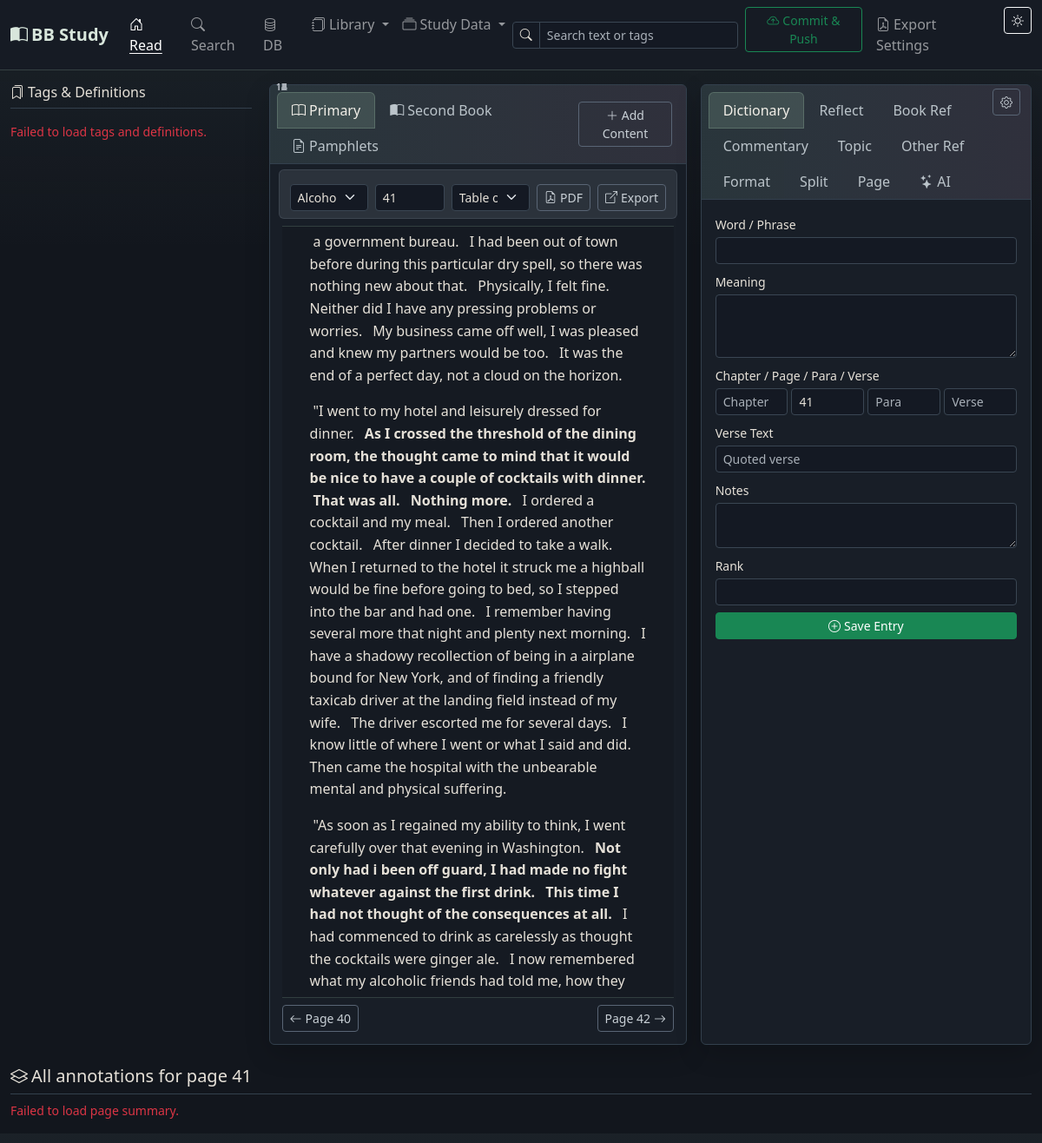
The page / on the database its author committed.
### app/models.py (models this page shows, shortened)
class Setting(db.Model):
    __tablename__ = 'settings'
    id = db.Column(db.Integer, primary_key=True)
    key = db.Column(db.String(100), unique=True, nullable=False)
    value = db.Column(db.Text, default='')

class BookContent(db.Model):
    __tablename__ = 'book_content'
    id = db.Column(db.Integer, primary_key=True)
    book_id = db.Column(db.Integer, db.ForeignKey('books.id'), nullable=False)
    content_mode = db.Column(db.String(20), nullable=False, default='sentence')
    chapter_number = db.Column(db.String(20))
    chapter_name = db.Column(db.String(100))
    chapter = db.Column(db.String(100))
    page = db.Column(db.String(20))
    relative_page_number = db.Column(db.Integer)
    paragraph = db.Column(db.Integer)
    verse = db.Column(db.Integer)
    content = db.Column(db.Text, nullable=False)
    created_at = db.Column(db.DateTime, default=datetime.utcnow)
    topics = db.relationship('ContentTopic', backref='content', lazy=True,
                             cascade='all, delete-orphan',
                             foreign_keys='ContentTopic.book_content_id')

### app/routes/main.py (the view)
@main_bp.route('/')
def index():
    theme = get_theme()
    book_id = request.args.get('book_id', type=int)
    current_book = Book.query.get(book_id) if book_id else get_current_book()
    current_page = request.args.get('page') or (
        get_book_page(current_book.id, get_current_page()) if current_book else get_current_page()
    )
    content_mode = 'sentence'
    secondary_book_id = request.args.get('secondary_book_id', type=int)
    secondary_book = Book.query.get(secondary_book_id) if secondary_book_id else get_current_secondary_book()
    secondary_page = request.args.get('secondary_page') or (
        get_secondary_book_page(secondary_book.id, '1') if secondary_book else '1'
    )
    secondary_content_mode = 'sentence'
    books = Book.query.order_by(Book.title).all()
    if current_book:
        _set_setting('current_book_id', current_book.id)
        if current_page:
            _set_setting('current_page', current_page)
            _set_setting(_book_position_key(current_book.id, 'page'), current_page)
    if secondary_book:
        _set_setting('current_secondary_book_id', secondary_book.id)
        if secondary_page:
            _set_setting(_secondary_book_position_key(secondary_book.id, 'page'), secondary_page)
    primary_state = _build_reader_state(current_book, current_page)
    secondary_state = _build_reader_state(secondary_book, secondary_page)
    return render_template('index.html',
                           theme=theme,
                           current_book=current_book,
                           current_page=current_page,
                           previous_page=primary_state['previous_page'],
                           next_page=primary_state['next_page'],
                           content_mode=content_mode,
                           page_content=primary_state['page_content'],
                           content_formats=primary_state['content_formats'],
                           toc_entries=primary_state['toc_entries'],
                           secondary_book=secondary_book,
                           secondary_page=secondary_page,
                           secondary_previous_page=secondary_state['previous_page'],
                           secondary_next_page=secondary_state['next_page'],
                           secondary_content_mode=secondary_content_mode,
                           secondary_page_content=secondary_state['page_content'],
                           secondary_content_formats=secondary_state['content_formats'],
                           secondary_toc_entries=secondary_state['toc_entries'],
                           books=books)

### app/templates/index.html (shortened to what this page needs)
{% extends 'base.html' %}
{% block navbar_tools %}
<div class="d-flex align-items-center gap-2 my-2 my-lg-0 me-lg-2">
  <div class="position-relative">
    <div class="input-group input-group-sm" style="width:260px;">
      <span class="input-group-text"><i class="bi bi-search"></i></span>
      <input id="readSearchQuery" type="text" class="form-control" placeholder="Search text or tags">
    </div>
  </div>
</div>
{% endblock %}
{% block content %}
<div class="row g-3">
  <aside class="col-xl-3 page-study-rail {% if not current_book %}d-none{% endif %}" aria-label="Tags and definitions">
    <div class="page-study-rail-inner">
      <h6 class="border-bottom pb-2 mb-3">
        <i class="bi bi-bookmarks me-1"></i>Tags &amp; Definitions
      </h6>
      <div id="pageStudyRail" class="page-study-stack">
      </div>
    </div>
  </aside>
  <div class="col-lg-7 {% if current_book %}col-xl-5{% else %}col-xl-7{% endif %}">
    <div class="card h-100">
      <div class="card-header d-flex justify-content-between align-items-center">
        <ul class="nav nav-tabs card-header-tabs" id="bookPaneTabs">
          <li class="nav-item">
            <button class="nav-link active" data-bs-toggle="tab" data-bs-target="#primaryBookPane">
              <i class="bi bi-book me-1"></i>Primary
            </button>
          </li>
          <li class="nav-item">
            <button class="nav-link" data-bs-toggle="tab" data-bs-target="#secondaryBookPane">
              <i class="bi bi-book-half me-1"></i>Second Book
            </button>
          </li>
          <li class="nav-item">
            <button class="nav-link" data-bs-toggle="tab" data-bs-target="#pamphletBookPane">
              <i class="bi bi-file-earmark-text me-1"></i>Pamphlets
            </button>
          </li>
        </ul>
        <button class="btn btn-sm btn-outline-secondary" data-bs-toggle="modal" data-bs-target="#addContentModal">
          <i class="bi bi-plus-lg"></i> Add Content
        </button>
      </div>
      <div class="card-body tab-content book-pane-body">
        <div class="tab-pane fade show active" id="primaryBookPane">
          <div class="reader-controls row g-2 align-items-center mb-2">
            <div class="col-12 col-md">
              <select id="bookSelect" class="form-select form-select-sm">
                {% for b in books %}
                  <option value="{{ b.id }}" {% if current_book and current_book.id == b.id %}selected{% endif %}>
                    {{ b.title }}
                  </option>
                {% endfor %}
              </select>
            </div>
            <div class="col-auto">
              <input id="pageInput" type="text" class="form-control form-control-sm" style="width:80px;"
                     value="{{ current_page }}" placeholder="Page">
            </div>
            {% if toc_entries %}
            <div class="col-12 col-md">
              <select id="primaryTocSelect" class="form-select form-select-sm">
                <option value="">Table of contents</option>
              </select>
            </div>
            {% endif %}
            <div class="col-auto">
              {% if current_book and current_book.pdf_path %}
                <a class="btn btn-sm btn-outline-secondary" href="{{ url_for('main.book_pdf', book_id=current_book.id) }}" target="_blank" rel="noopener">
                  <i class="bi bi-file-earmark-pdf me-1"></i>PDF
                </a>
              {% endif %}
            </div>
            <div class="col-auto">
              {% if current_book %}
                <a class="btn btn-sm btn-outline-secondary" href="{{ url_for('main.export_page_pdf', book_id=current_book.id, page=current_page) }}" target="_blank" rel="noopener">
                  <i class="bi bi-box-arrow-up-right me-1"></i>Export
                </a>
              {% endif %}
            </div>
          </div>
          <div class="book-content-scroll" id="pageContentArea">
            {% if page_content %}
              {% set cur_para = namespace(val=None) %}
              {% for item in page_content %}
                {% if item.paragraph != cur_para.val %}
                  {% if cur_para.val is not none %}</p>{% endif %}
                  <p class="book-paragraph" data-paragraph="{{ item.paragraph }}">
                  {% set cur_para.val = item.paragraph %}
                {% endif %}
                {% set verse_key = item.paragraph ~ '-' ~ item.verse %}
                {% set fmt = content_formats.get(verse_key) %}
                <span class="verse-fragment sentence-verse {{ 'formatted-bold' if fmt and fmt.is_bold else '' }} {{ 'formatted-italic' if fmt and fmt.is_italic else '' }} {{ 'formatted-role-' ~ fmt.content_role if fmt and fmt.content_role and fmt.content_role != 'body' else '' }} {{ 'formatted-align-' ~ fmt.alignment_override if fmt and fmt.alignment_override else '' }}"
                      data-is-bold="{{ 'true' if fmt and fmt.is_bold else 'false' }}"
                      data-is-italic="{{ 'true' if fmt and fmt.is_italic else 'false' }}"
                      data-content-role="{{ fmt.content_role if fmt and fmt.content_role else 'body' }}"
                      data-alignment-override="{{ fmt.alignment_override if fmt and fmt.alignment_override else '' }}"
                      data-content-id="{{ item.id }}"
                      data-content-mode="sentence"
                      data-raw-content="{{ item.content }}"
                      data-verse-key="{{ verse_key }}"
                      data-chapter="{{ item.chapter_name or item.chapter or '' }}"
                      data-page="{{ item.page }}"
                      data-paragraph="{{ item.paragraph }}"
                      data-verse="{{ item.verse }}"><sup class="content-number">{{ item.verse }}</sup>{{ item.content }} </span>
              {% endfor %}
              {% if page_content %}</p>{% endif %}
            {% elif current_book %}
              <p class="text-muted fst-italic">No content stored for this page yet.</p>
            {% else %}
              <p class="text-muted fst-italic">Select a book and page to begin reading.</p>
            {% endif %}
          </div>
          {% if current_book %}
          <div class="reader-footer d-flex justify-content-between align-items-center mt-2">
            <div>
              {% if previous_page %}
              <a class="btn btn-sm btn-outline-secondary"
                 href="{{ url_for('main.index', book_id=current_book.id, page=previous_page, secondary_book_id=secondary_book.id if secondary_book else none, secondary_page=secondary_page if secondary_book else none) }}">
                <i class="bi bi-arrow-left me-1"></i>Page {{ previous_page }}
              </a>
              {% endif %}
            </div>
            <div>
              {% if next_page %}
              <a class="btn btn-sm btn-outline-secondary"
                 href="{{ url_for('main.index', book_id=current_book.id, page=next_page, secondary_book_id=secondary_book.id if secondary_book else none, secondary_page=secondary_page if secondary_book else none) }}">
                Page {{ next_page }}<i class="bi bi-arrow-right ms-1"></i>
              </a>
              {% endif %}
            </div>
          </div>
          {% endif %}
        </div>
      </div>
    </div>
  </div>
  <div class="col-lg-5 col-xl-4">
    <div class="card h-100">
      <div class="card-header d-flex align-items-start justify-content-between gap-2">
        <ul class="nav nav-tabs card-header-tabs flex-grow-1" id="entryTabs">
          <li class="nav-item">
            <button class="nav-link active" data-bs-toggle="tab" data-bs-target="#tabDict">
              Dictionary
            </button>
          </li>
          <li class="nav-item">
            <button class="nav-link" data-bs-toggle="tab" data-bs-target="#tabReflect">
              Reflect
            </button>
          </li>
          <li class="nav-item">
            <button class="nav-link" data-bs-toggle="tab" data-bs-target="#tabRef">
              Book Ref
            </button>
          </li>
          <li class="nav-item">
            <button class="nav-link" data-bs-toggle="tab" data-bs-target="#tabComm">
              Commentary
            </button>
          </li>
          <li class="nav-item">
            <button class="nav-link" data-bs-toggle="tab" data-bs-target="#tabTopic">
              Topic
            </button>
          </li>
          <li class="nav-item">
            <button class="nav-link" data-bs-toggle="tab" data-bs-target="#tabSrc">
              Other Ref
            </button>
          </li>
          <li class="nav-item">
            <button class="nav-link" data-bs-toggle="tab" data-bs-target="#tabFormat">
              Format
            </button>
          </li>
          <li class="nav-item">
            <button class="nav-link" data-bs-toggle="tab" data-bs-target="#tabSplit">
              Split
            </button>
          </li>
          <li class="nav-item">
            <button class="nav-link" data-bs-toggle="tab" data-bs-target="#tabPageFormat">
              Page
            </button>
          </li>
          <li class="nav-item">
            <button class="nav-link" data-bs-toggle="tab" data-bs-target="#tabAI">
              <i class="bi bi-stars me-1"></i>AI
            </button>
          </li>
        </ul>
        <button class="btn btn-sm btn-outline-secondary ai-settings-trigger" type="button"
                data-bs-toggle="modal" data-bs-target="#aiSettingsModal"
                aria-label="AI settings" title="AI settings">
          <i class="bi bi-gear"></i>
        </button>
      </div>
      <div class="card-body tab-content overflow-auto" style="max-height:60vh;">
        <div class="tab-pane fade show active" id="tabDict">
          <form id="dictForm" class="mb-0">
            <div class="mb-2">
              <label class="form-label small mb-1">Word / Phrase</label>
              <input type="text" class="form-control form-control-sm" id="dictWord" required>
            </div>
            <div class="mb-2">
              <label class="form-label small mb-1">Meaning</label>
              <textarea class="form-control form-control-sm" id="dictMeaning" rows="3" required></textarea>
            </div>
            <div class="mb-2">
              <label class="form-label small mb-1">Chapter / Page / Para / Verse</label>
              <div class="row g-1">
                <div class="col"><input type="text" class="form-control form-control-sm" id="dictChapter" placeholder="Chapter"></div>
                <div class="col"><input type="text" class="form-control form-control-sm" id="dictPage" placeholder="Page"></div>
                <div class="col"><input type="number" class="form-control form-control-sm" id="dictPara" placeholder="Para"></div>
                <div class="col"><input type="number" class="form-control form-control-sm" id="dictLine" placeholder="Verse"></div>
              </div>
            </div>
            <div class="mb-2">
              <label class="form-label small mb-1">Verse Text</label>
              <input type="text" class="form-control form-control-sm" id="dictLineText" placeholder="Quoted verse">
            </div>
            <div class="mb-2">
              <label class="form-label small mb-1">Notes</label>
              <textarea class="form-control form-control-sm" id="dictNotes" rows="2"></textarea>
            </div>
            <div class="mb-2">
              <label class="form-label small mb-1">Rank</label>
              <input type="number" class="form-control form-control-sm" id="dictRank" min="1" step="1">
            </div>
            <button type="submit" class="btn btn-sm btn-success w-100">
              <i class="bi bi-plus-circle me-1"></i>Save Entry
            </button>
          </form>
        </div>
      </div>
    </div>
  </div>
</div>
<div class="mt-4" id="pageSummarySection">
  {% if current_book %}
  <h5 class="border-bottom pb-2">
    <i class="bi bi-layers me-1"></i>All annotations for page <span id="summaryPageLabel">{{ current_page }}</span>
  </h5>
  <div id="pageSummary" class="summary-masonry">
  </div>
  {% endif %}
</div>
{% endblock %}

### rows shown on the page
Setting: value "41"
BookContent: verse "1", content "a government bureau."
BookContent: verse "2", content "I had been out of town before during this particular dry spell, so there was nothing new about that."
BookContent: verse "3", content "Physically, I felt fine."
BookContent: verse "4", content "Neither did I have any pressing problems or worries."
BookContent: verse "5", content "My business came off well, I was pleased and knew my partners would be too."
BookContent: verse "6", content "It was the end of a perfect day, not a cloud on the horizon."
BookContent: verse "1", content "\"I went to my hotel and leisurely dressed for dinner."
BookContent: verse "2", content "As I crossed the threshold of the dining room, the thought came to mind that it would be nice to have a couple of cocktails with dinner."
BookContent: verse "3", content "That was all."
BookContent: verse "4", content "Nothing more."
BookContent: verse "5", content "I ordered a cocktail and my meal."
BookContent: verse "6", content "Then I ordered another cocktail."
BookContent: verse "7", content "After dinner I decided to take a walk."
BookContent: verse "8", content "When I returned to the hotel it struck me a highball would be fine before going to bed, so I stepped into the bar and had one."
BookContent: verse "9", content "I remember having several more that night and plenty next morning."
BookContent: verse "10", content "I have a shadowy recollection of being in a airplane bound for New York, and of finding a friendly taxicab driver at the landing field instead of my wife."
BookContent: verse "11", content "The driver escorted me for several days."
BookContent: verse "12", content "I know little of where I went or what I said and did."
BookContent: verse "13", content "Then came the hospital with the unbearable mental and physical suffering."
BookContent: verse "1", content "\"As soon as I regained my ability to think, I went carefully over that evening in Washington."
BookContent: verse "2", content "Not only had i been off guard, I had made no fight whatever against the first drink."
BookContent: verse "3", content "This time I had not thought of the consequences at all."
BookContent: verse "4", content "I had commenced to drink as carelessly as thought the cocktails were ginger ale."
BookContent: verse "5", content "I now remembered what my alcoholic friends had told me, how they…"

### other values the page prints
{{ previous_page }} "40"
{{ next_page }} "42"
form field value "Alcoholics Anonymous"
